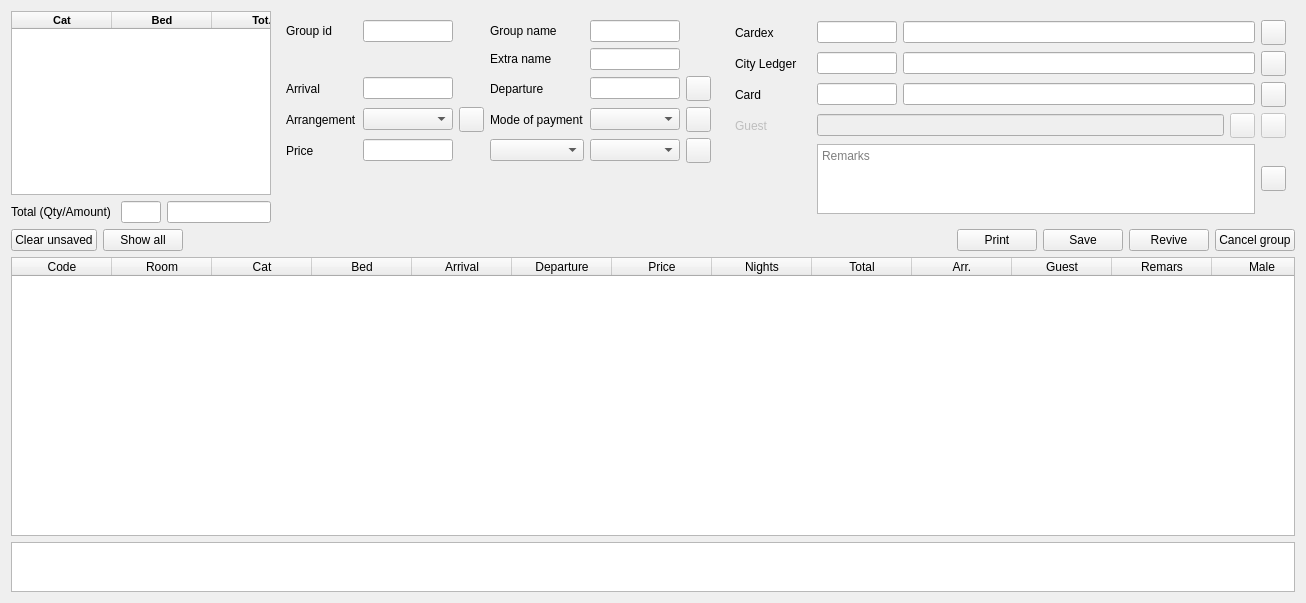
<?xml version="1.0" encoding="UTF-8"?>
<ui version="4.0">
 <class>DlgGroupReservationFuck</class>
 <widget class="QWidget" name="DlgGroupReservationFuck">
  <property name="geometry">
   <rect>
    <x>0</x>
    <y>0</y>
    <width>1306</width>
    <height>603</height>
   </rect>
  </property>
  <property name="windowTitle">
   <string>Group Reservation</string>
  </property>
  <layout class="QVBoxLayout" name="verticalLayout">
   <item>
    <widget class="QWidget" name="wll" native="true">
     <property name="sizePolicy">
      <sizepolicy hsizetype="Preferred" vsizetype="Preferred">
       <horstretch>0</horstretch>
       <verstretch>1</verstretch>
      </sizepolicy>
     </property>
     <layout class="QHBoxLayout" name="horizontalLayout">
      <property name="leftMargin">
       <number>0</number>
      </property>
      <property name="topMargin">
       <number>0</number>
      </property>
      <property name="rightMargin">
       <number>0</number>
      </property>
      <property name="bottomMargin">
       <number>0</number>
      </property>
      <item>
       <widget class="QWidget" name="widget_5" native="true">
        <property name="sizePolicy">
         <sizepolicy hsizetype="Preferred" vsizetype="Preferred">
          <horstretch>0</horstretch>
          <verstretch>1</verstretch>
         </sizepolicy>
        </property>
        <layout class="QGridLayout" name="gridLayout_3">
         <property name="leftMargin">
          <number>0</number>
         </property>
         <property name="topMargin">
          <number>0</number>
         </property>
         <property name="rightMargin">
          <number>0</number>
         </property>
         <property name="bottomMargin">
          <number>0</number>
         </property>
         <item row="2" column="2">
          <widget class="EQLineEdit" name="lePreAmount">
           <property name="readOnly">
            <bool>true</bool>
           </property>
          </widget>
         </item>
         <item row="0" column="0" colspan="3">
          <widget class="EQTableWidget" name="tblCat">
           <property name="sizePolicy">
            <sizepolicy hsizetype="Expanding" vsizetype="Expanding">
             <horstretch>1</horstretch>
             <verstretch>0</verstretch>
            </sizepolicy>
           </property>
           <property name="minimumSize">
            <size>
             <width>0</width>
             <height>0</height>
            </size>
           </property>
           <property name="maximumSize">
            <size>
             <width>480</width>
             <height>16777215</height>
            </size>
           </property>
           <property name="font">
            <font>
             <pointsize>8</pointsize>
             <weight>75</weight>
             <bold>true</bold>
            </font>
           </property>
           <property name="focusPolicy">
            <enum>Qt::ClickFocus</enum>
           </property>
           <property name="horizontalScrollBarPolicy">
            <enum>Qt::ScrollBarAlwaysOff</enum>
           </property>
           <property name="editTriggers">
            <set>QAbstractItemView::NoEditTriggers</set>
           </property>
           <attribute name="verticalHeaderDefaultSectionSize">
            <number>21</number>
           </attribute>
           <column>
            <property name="text">
             <string>Cat</string>
            </property>
           </column>
           <column>
            <property name="text">
             <string>Bed</string>
            </property>
           </column>
           <column>
            <property name="text">
             <string>Tot.</string>
            </property>
           </column>
           <column>
            <property name="text">
             <string>Free</string>
            </property>
           </column>
           <column>
            <property name="text">
             <string>Tot</string>
            </property>
           </column>
           <column>
            <property name="text">
             <string>Amount</string>
            </property>
           </column>
           <column>
            <property name="text">
             <string>M</string>
            </property>
           </column>
          </widget>
         </item>
         <item row="2" column="0">
          <widget class="QLabel" name="label_10">
           <property name="text">
            <string>Total (Qty/Amount)</string>
           </property>
          </widget>
         </item>
         <item row="2" column="1">
          <widget class="EQLineEdit" name="lePreQty">
           <property name="maximumSize">
            <size>
             <width>40</width>
             <height>3333</height>
            </size>
           </property>
           <property name="readOnly">
            <bool>true</bool>
           </property>
          </widget>
         </item>
        </layout>
       </widget>
      </item>
      <item>
       <widget class="QWidget" name="wl" native="true">
        <layout class="QGridLayout" name="gridLayout_2">
         <item row="4" column="0">
          <widget class="QLabel" name="label_8">
           <property name="text">
            <string>Price</string>
           </property>
          </widget>
         </item>
         <item row="4" column="1">
          <widget class="EQLineEdit" name="lePrice">
           <property name="maximumSize">
            <size>
             <width>90</width>
             <height>16777215</height>
            </size>
           </property>
          </widget>
         </item>
         <item row="3" column="3">
          <widget class="QLabel" name="label_9">
           <property name="text">
            <string>Mode of payment</string>
           </property>
          </widget>
         </item>
         <item row="3" column="5">
          <widget class="QPushButton" name="btnAllPayments">
           <property name="minimumSize">
            <size>
             <width>25</width>
             <height>25</height>
            </size>
           </property>
           <property name="maximumSize">
            <size>
             <width>25</width>
             <height>25</height>
            </size>
           </property>
           <property name="focusPolicy">
            <enum>Qt::NoFocus</enum>
           </property>
           <property name="text">
            <string/>
           </property>
           <property name="icon">
            <iconset resource="res.qrc">
             <normaloff>:/images/change.png</normaloff>:/images/change.png</iconset>
           </property>
          </widget>
         </item>
         <item row="4" column="4">
          <widget class="EQComboBox" name="cbBed">
           <property name="Cache" stdset="0">
            <number>47</number>
           </property>
          </widget>
         </item>
         <item row="5" column="0">
          <spacer name="verticalSpacer_2">
           <property name="orientation">
            <enum>Qt::Vertical</enum>
           </property>
           <property name="sizeHint" stdset="0">
            <size>
             <width>20</width>
             <height>40</height>
            </size>
           </property>
          </spacer>
         </item>
         <item row="4" column="3">
          <widget class="EQComboBox" name="cbCat">
           <property name="Cache" stdset="0">
            <number>54</number>
           </property>
          </widget>
         </item>
         <item row="4" column="5">
          <widget class="QPushButton" name="btnPriceToAll">
           <property name="minimumSize">
            <size>
             <width>25</width>
             <height>25</height>
            </size>
           </property>
           <property name="maximumSize">
            <size>
             <width>25</width>
             <height>25</height>
            </size>
           </property>
           <property name="focusPolicy">
            <enum>Qt::NoFocus</enum>
           </property>
           <property name="text">
            <string/>
           </property>
           <property name="icon">
            <iconset resource="res.qrc">
             <normaloff>:/images/change.png</normaloff>:/images/change.png</iconset>
           </property>
          </widget>
         </item>
         <item row="3" column="4">
          <widget class="EQComboBox" name="cbModeOfPayment">
           <property name="maximumSize">
            <size>
             <width>90</width>
             <height>16777215</height>
            </size>
           </property>
           <property name="Cache" stdset="0">
            <number>11</number>
           </property>
          </widget>
         </item>
         <item row="0" column="4">
          <widget class="EQLineEdit" name="leGroupName">
           <property name="maximumSize">
            <size>
             <width>90</width>
             <height>16777215</height>
            </size>
           </property>
          </widget>
         </item>
         <item row="2" column="3">
          <widget class="QLabel" name="label_4">
           <property name="text">
            <string>Departure</string>
           </property>
          </widget>
         </item>
         <item row="2" column="4">
          <widget class="EDateEdit" name="deDeparture">
           <property name="maximumSize">
            <size>
             <width>90</width>
             <height>16777215</height>
            </size>
           </property>
          </widget>
         </item>
         <item row="2" column="0">
          <widget class="QLabel" name="label_3">
           <property name="text">
            <string>Arrival</string>
           </property>
          </widget>
         </item>
         <item row="3" column="0">
          <widget class="QLabel" name="label_6">
           <property name="text">
            <string>Arrangement</string>
           </property>
          </widget>
         </item>
         <item row="2" column="5">
          <widget class="QPushButton" name="btnDateAll">
           <property name="minimumSize">
            <size>
             <width>25</width>
             <height>25</height>
            </size>
           </property>
           <property name="maximumSize">
            <size>
             <width>25</width>
             <height>25</height>
            </size>
           </property>
           <property name="focusPolicy">
            <enum>Qt::NoFocus</enum>
           </property>
           <property name="text">
            <string/>
           </property>
           <property name="icon">
            <iconset resource="res.qrc">
             <normaloff>:/images/change.png</normaloff>:/images/change.png</iconset>
           </property>
          </widget>
         </item>
         <item row="0" column="0">
          <widget class="QLabel" name="label">
           <property name="text">
            <string>Group id</string>
           </property>
          </widget>
         </item>
         <item row="3" column="2">
          <widget class="QPushButton" name="btnArrangeToAll">
           <property name="minimumSize">
            <size>
             <width>25</width>
             <height>25</height>
            </size>
           </property>
           <property name="maximumSize">
            <size>
             <width>25</width>
             <height>25</height>
            </size>
           </property>
           <property name="focusPolicy">
            <enum>Qt::NoFocus</enum>
           </property>
           <property name="text">
            <string/>
           </property>
           <property name="icon">
            <iconset resource="res.qrc">
             <normaloff>:/images/change.png</normaloff>:/images/change.png</iconset>
           </property>
          </widget>
         </item>
         <item row="0" column="1">
          <widget class="EQLineEdit" name="leGroupCode">
           <property name="maximumSize">
            <size>
             <width>90</width>
             <height>555</height>
            </size>
           </property>
           <property name="readOnly">
            <bool>true</bool>
           </property>
          </widget>
         </item>
         <item row="3" column="1">
          <widget class="EQComboBox" name="cbArr">
           <property name="maximumSize">
            <size>
             <width>90</width>
             <height>16777215</height>
            </size>
           </property>
           <property name="Cache" stdset="0">
            <number>37</number>
           </property>
          </widget>
         </item>
         <item row="0" column="3">
          <widget class="QLabel" name="label_2">
           <property name="text">
            <string>Group name</string>
           </property>
          </widget>
         </item>
         <item row="2" column="1">
          <widget class="EDateEdit" name="deArrival">
           <property name="maximumSize">
            <size>
             <width>90</width>
             <height>16777215</height>
            </size>
           </property>
          </widget>
         </item>
         <item row="1" column="3">
          <widget class="QLabel" name="label_11">
           <property name="text">
            <string>Extra name</string>
           </property>
          </widget>
         </item>
         <item row="1" column="4">
          <widget class="EQLineEdit" name="leExtraname">
           <property name="maximumSize">
            <size>
             <width>90</width>
             <height>16777215</height>
            </size>
           </property>
          </widget>
         </item>
        </layout>
       </widget>
      </item>
      <item>
       <widget class="QWidget" name="wr" native="true">
        <property name="sizePolicy">
         <sizepolicy hsizetype="Preferred" vsizetype="Preferred">
          <horstretch>2</horstretch>
          <verstretch>0</verstretch>
         </sizepolicy>
        </property>
        <layout class="QGridLayout" name="gridLayout">
         <item row="2" column="1">
          <widget class="EQLineEdit" name="leCardexCode">
           <property name="maximumSize">
            <size>
             <width>80</width>
             <height>16777215</height>
            </size>
           </property>
          </widget>
         </item>
         <item row="2" column="0">
          <widget class="QLabel" name="label_5">
           <property name="text">
            <string>Cardex</string>
           </property>
          </widget>
         </item>
         <item row="2" column="8">
          <widget class="QPushButton" name="btnArrangeToAll_2">
           <property name="minimumSize">
            <size>
             <width>25</width>
             <height>25</height>
            </size>
           </property>
           <property name="maximumSize">
            <size>
             <width>25</width>
             <height>25</height>
            </size>
           </property>
           <property name="focusPolicy">
            <enum>Qt::NoFocus</enum>
           </property>
           <property name="text">
            <string/>
           </property>
           <property name="icon">
            <iconset resource="res.qrc">
             <normaloff>:/images/change.png</normaloff>:/images/change.png</iconset>
           </property>
          </widget>
         </item>
         <item row="8" column="8">
          <widget class="QPushButton" name="btnRemarksToAll">
           <property name="minimumSize">
            <size>
             <width>25</width>
             <height>25</height>
            </size>
           </property>
           <property name="maximumSize">
            <size>
             <width>25</width>
             <height>25</height>
            </size>
           </property>
           <property name="focusPolicy">
            <enum>Qt::NoFocus</enum>
           </property>
           <property name="text">
            <string/>
           </property>
           <property name="icon">
            <iconset resource="res.qrc">
             <normaloff>:/images/change.png</normaloff>:/images/change.png</iconset>
           </property>
          </widget>
         </item>
         <item row="7" column="1" colspan="5">
          <widget class="EQLineEdit" name="leGuest">
           <property name="enabled">
            <bool>false</bool>
           </property>
          </widget>
         </item>
         <item row="7" column="0">
          <widget class="QLabel" name="label_7">
           <property name="enabled">
            <bool>false</bool>
           </property>
           <property name="text">
            <string>Guest</string>
           </property>
          </widget>
         </item>
         <item row="6" column="0">
          <widget class="QLabel" name="lbCard">
           <property name="text">
            <string>Card</string>
           </property>
          </widget>
         </item>
         <item row="5" column="8">
          <widget class="QPushButton" name="btnAllCL">
           <property name="minimumSize">
            <size>
             <width>25</width>
             <height>25</height>
            </size>
           </property>
           <property name="maximumSize">
            <size>
             <width>25</width>
             <height>25</height>
            </size>
           </property>
           <property name="focusPolicy">
            <enum>Qt::NoFocus</enum>
           </property>
           <property name="text">
            <string/>
           </property>
           <property name="icon">
            <iconset resource="res.qrc">
             <normaloff>:/images/change.png</normaloff>:/images/change.png</iconset>
           </property>
          </widget>
         </item>
         <item row="5" column="1">
          <widget class="EQLineEdit" name="leCLCode">
           <property name="maximumSize">
            <size>
             <width>80</width>
             <height>16777215</height>
            </size>
           </property>
          </widget>
         </item>
         <item row="5" column="0">
          <widget class="QLabel" name="lbCityLedger">
           <property name="text">
            <string>City Ledger</string>
           </property>
          </widget>
         </item>
         <item row="6" column="8">
          <widget class="QPushButton" name="btnAllCard">
           <property name="minimumSize">
            <size>
             <width>25</width>
             <height>25</height>
            </size>
           </property>
           <property name="maximumSize">
            <size>
             <width>25</width>
             <height>25</height>
            </size>
           </property>
           <property name="focusPolicy">
            <enum>Qt::NoFocus</enum>
           </property>
           <property name="text">
            <string/>
           </property>
           <property name="icon">
            <iconset resource="res.qrc">
             <normaloff>:/images/change.png</normaloff>:/images/change.png</iconset>
           </property>
          </widget>
         </item>
         <item row="6" column="1">
          <widget class="EQLineEdit" name="leCardCode">
           <property name="maximumSize">
            <size>
             <width>80</width>
             <height>16777215</height>
            </size>
           </property>
          </widget>
         </item>
         <item row="7" column="8">
          <widget class="QPushButton" name="btnRemarksToAll_2">
           <property name="enabled">
            <bool>false</bool>
           </property>
           <property name="minimumSize">
            <size>
             <width>25</width>
             <height>25</height>
            </size>
           </property>
           <property name="maximumSize">
            <size>
             <width>25</width>
             <height>25</height>
            </size>
           </property>
           <property name="focusPolicy">
            <enum>Qt::NoFocus</enum>
           </property>
           <property name="text">
            <string/>
           </property>
           <property name="icon">
            <iconset resource="res.qrc">
             <normaloff>:/images/change.png</normaloff>:/images/change.png</iconset>
           </property>
          </widget>
         </item>
         <item row="9" column="0">
          <spacer name="verticalSpacer">
           <property name="orientation">
            <enum>Qt::Vertical</enum>
           </property>
           <property name="sizeHint" stdset="0">
            <size>
             <width>20</width>
             <height>40</height>
            </size>
           </property>
          </spacer>
         </item>
         <item row="2" column="2" colspan="5">
          <widget class="EQLineEdit" name="leCardexName"/>
         </item>
         <item row="5" column="2" colspan="5">
          <widget class="EQLineEdit" name="leCLName">
           <property name="focusPolicy">
            <enum>Qt::NoFocus</enum>
           </property>
           <property name="readOnly">
            <bool>true</bool>
           </property>
          </widget>
         </item>
         <item row="6" column="2" colspan="5">
          <widget class="EQLineEdit" name="leCardName">
           <property name="focusPolicy">
            <enum>Qt::NoFocus</enum>
           </property>
           <property name="readOnly">
            <bool>true</bool>
           </property>
          </widget>
         </item>
         <item row="7" column="6">
          <widget class="QPushButton" name="btnAddGuest">
           <property name="enabled">
            <bool>false</bool>
           </property>
           <property name="maximumSize">
            <size>
             <width>25</width>
             <height>25</height>
            </size>
           </property>
           <property name="focusPolicy">
            <enum>Qt::NoFocus</enum>
           </property>
           <property name="text">
            <string/>
           </property>
           <property name="icon">
            <iconset resource="res.qrc">
             <normaloff>:/images/add.png</normaloff>:/images/add.png</iconset>
           </property>
          </widget>
         </item>
         <item row="8" column="1" colspan="6">
          <widget class="EQTextEdit" name="teCommonRemark">
           <property name="placeholderText">
            <string>Remarks</string>
           </property>
          </widget>
         </item>
        </layout>
       </widget>
      </item>
     </layout>
    </widget>
   </item>
   <item>
    <widget class="QWidget" name="widget_4" native="true">
     <layout class="QHBoxLayout" name="horizontalLayout_2">
      <property name="leftMargin">
       <number>0</number>
      </property>
      <property name="topMargin">
       <number>0</number>
      </property>
      <property name="rightMargin">
       <number>0</number>
      </property>
      <property name="bottomMargin">
       <number>0</number>
      </property>
      <item>
       <widget class="QPushButton" name="btnClear">
        <property name="text">
         <string>Clear unsaved</string>
        </property>
       </widget>
      </item>
      <item>
       <widget class="QPushButton" name="btnClearFilter">
        <property name="text">
         <string>Show all</string>
        </property>
        <property name="icon">
         <iconset resource="res.qrc">
          <normaloff>:/images/remove_filter.png</normaloff>:/images/remove_filter.png</iconset>
        </property>
       </widget>
      </item>
      <item>
       <spacer name="horizontalSpacer">
        <property name="orientation">
         <enum>Qt::Horizontal</enum>
        </property>
        <property name="sizeHint" stdset="0">
         <size>
          <width>793</width>
          <height>20</height>
         </size>
        </property>
       </spacer>
      </item>
      <item>
       <widget class="QPushButton" name="btnPrint">
        <property name="focusPolicy">
         <enum>Qt::NoFocus</enum>
        </property>
        <property name="text">
         <string>Print</string>
        </property>
       </widget>
      </item>
      <item>
       <widget class="QPushButton" name="btnSave">
        <property name="focusPolicy">
         <enum>Qt::NoFocus</enum>
        </property>
        <property name="text">
         <string>Save</string>
        </property>
       </widget>
      </item>
      <item>
       <widget class="QPushButton" name="btnReviveReservations">
        <property name="text">
         <string>Revive</string>
        </property>
        <property name="icon">
         <iconset resource="res.qrc">
          <normaloff>:/images/heart-pulses.png</normaloff>:/images/heart-pulses.png</iconset>
        </property>
       </widget>
      </item>
      <item>
       <widget class="QPushButton" name="btnCancelGroup">
        <property name="enabled">
         <bool>true</bool>
        </property>
        <property name="text">
         <string>Cancel group</string>
        </property>
       </widget>
      </item>
     </layout>
    </widget>
   </item>
   <item>
    <widget class="QWidget" name="widget_3" native="true">
     <property name="sizePolicy">
      <sizepolicy hsizetype="Preferred" vsizetype="Preferred">
       <horstretch>0</horstretch>
       <verstretch>3</verstretch>
      </sizepolicy>
     </property>
     <layout class="QVBoxLayout" name="verticalLayout_2">
      <property name="leftMargin">
       <number>0</number>
      </property>
      <property name="topMargin">
       <number>0</number>
      </property>
      <property name="rightMargin">
       <number>0</number>
      </property>
      <property name="bottomMargin">
       <number>0</number>
      </property>
      <item>
       <widget class="EQTableWidget" name="tblRoom">
        <property name="focusPolicy">
         <enum>Qt::ClickFocus</enum>
        </property>
        <property name="horizontalScrollBarPolicy">
         <enum>Qt::ScrollBarAlwaysOff</enum>
        </property>
        <property name="editTriggers">
         <set>QAbstractItemView::NoEditTriggers</set>
        </property>
        <property name="selectionMode">
         <enum>QAbstractItemView::SingleSelection</enum>
        </property>
        <property name="selectionBehavior">
         <enum>QAbstractItemView::SelectRows</enum>
        </property>
        <attribute name="verticalHeaderDefaultSectionSize">
         <number>25</number>
        </attribute>
        <column>
         <property name="text">
          <string>Code</string>
         </property>
        </column>
        <column>
         <property name="text">
          <string>Room</string>
         </property>
        </column>
        <column>
         <property name="text">
          <string>Cat</string>
         </property>
        </column>
        <column>
         <property name="text">
          <string>Bed</string>
         </property>
        </column>
        <column>
         <property name="text">
          <string>Arrival</string>
         </property>
        </column>
        <column>
         <property name="text">
          <string>Departure</string>
         </property>
        </column>
        <column>
         <property name="text">
          <string>Price</string>
         </property>
        </column>
        <column>
         <property name="text">
          <string>Nights</string>
         </property>
        </column>
        <column>
         <property name="text">
          <string>Total</string>
         </property>
        </column>
        <column>
         <property name="text">
          <string>Arr.</string>
         </property>
        </column>
        <column>
         <property name="text">
          <string>Guest</string>
         </property>
        </column>
        <column>
         <property name="text">
          <string>Remars</string>
         </property>
        </column>
        <column>
         <property name="text">
          <string>Male</string>
         </property>
        </column>
        <column>
         <property name="text">
          <string>Female</string>
         </property>
        </column>
        <column>
         <property name="text">
          <string>Child</string>
         </property>
        </column>
        <column>
         <property name="text">
          <string>GuestCode</string>
         </property>
        </column>
        <column>
         <property name="text">
          <string>X</string>
         </property>
        </column>
        <column>
         <property name="text">
          <string>OK</string>
         </property>
        </column>
        <column>
         <property name="text">
          <string>Reserve</string>
         </property>
        </column>
        <column>
         <property name="text">
          <string>Invoice</string>
         </property>
        </column>
        <column>
         <property name="text">
          <string>State</string>
         </property>
        </column>
        <column>
         <property name="text">
          <string>State id</string>
         </property>
        </column>
       </widget>
      </item>
     </layout>
    </widget>
   </item>
   <item>
    <widget class="EQTextEdit" name="teIndRemarks">
     <property name="maximumSize">
      <size>
       <width>16777215</width>
       <height>50</height>
      </size>
     </property>
     <property name="focusPolicy">
      <enum>Qt::ClickFocus</enum>
     </property>
    </widget>
   </item>
  </layout>
 </widget>
 <customwidgets>
  <customwidget>
   <class>EQTableWidget</class>
   <extends>QTableWidget</extends>
   <header location="global">eqtablewidget.h</header>
  </customwidget>
  <customwidget>
   <class>EDateEdit</class>
   <extends>QLineEdit</extends>
   <header location="global">edateedit.h</header>
  </customwidget>
  <customwidget>
   <class>EQLineEdit</class>
   <extends>QLineEdit</extends>
   <header location="global">eqlineedit.h</header>
   <slots>
    <signal>customButtonClicked(bool)</signal>
   </slots>
  </customwidget>
  <customwidget>
   <class>EQTextEdit</class>
   <extends>QTextEdit</extends>
   <header location="global">eqtextedit.h</header>
  </customwidget>
  <customwidget>
   <class>EQComboBox</class>
   <extends>QComboBox</extends>
   <header location="global">eqcombobox.h</header>
  </customwidget>
 </customwidgets>
 <tabstops>
  <tabstop>leGroupCode</tabstop>
  <tabstop>leGroupName</tabstop>
  <tabstop>leExtraname</tabstop>
  <tabstop>deArrival</tabstop>
  <tabstop>deDeparture</tabstop>
  <tabstop>cbArr</tabstop>
  <tabstop>cbModeOfPayment</tabstop>
  <tabstop>lePrice</tabstop>
  <tabstop>cbCat</tabstop>
  <tabstop>cbBed</tabstop>
  <tabstop>leCardexCode</tabstop>
  <tabstop>leCardexName</tabstop>
  <tabstop>leCLCode</tabstop>
  <tabstop>leCardCode</tabstop>
  <tabstop>leGuest</tabstop>
  <tabstop>teCommonRemark</tabstop>
  <tabstop>lePreQty</tabstop>
  <tabstop>lePreAmount</tabstop>
  <tabstop>btnClear</tabstop>
  <tabstop>btnClearFilter</tabstop>
  <tabstop>btnReviveReservations</tabstop>
  <tabstop>btnCancelGroup</tabstop>
 </tabstops>
 <resources>
  <include location="res.qrc"/>
 </resources>
 <connections/>
</ui>
